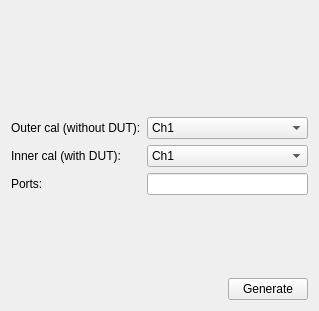
<?xml version="1.0" encoding="UTF-8"?>
<ui version="4.0">
 <class>MainWindow</class>
 <widget class="QMainWindow" name="MainWindow">
  <property name="geometry">
   <rect>
    <x>0</x>
    <y>0</y>
    <width>319</width>
    <height>311</height>
   </rect>
  </property>
  <property name="windowTitle">
   <string>MainWindow</string>
  </property>
  <widget class="QWidget" name="centralWidget">
   <layout class="QVBoxLayout" name="verticalLayout">
    <item>
     <widget class="QLabel" name="schematic">
      <property name="minimumSize">
       <size>
        <width>0</width>
        <height>100</height>
       </size>
      </property>
      <property name="text">
       <string/>
      </property>
     </widget>
    </item>
    <item>
     <widget class="QWidget" name="widget_2" native="true">
      <layout class="QFormLayout" name="formLayout">
       <property name="leftMargin">
        <number>0</number>
       </property>
       <property name="topMargin">
        <number>0</number>
       </property>
       <property name="rightMargin">
        <number>0</number>
       </property>
       <property name="bottomMargin">
        <number>0</number>
       </property>
       <item row="0" column="0">
        <widget class="QLabel" name="label">
         <property name="text">
          <string>Outer cal (without DUT):</string>
         </property>
        </widget>
       </item>
       <item row="0" column="1">
        <widget class="QComboBox" name="outerCal">
         <item>
          <property name="text">
           <string>Ch1</string>
          </property>
         </item>
         <item>
          <property name="text">
           <string>Ch2</string>
          </property>
         </item>
         <item>
          <property name="text">
           <string>Cal Group 1.cal</string>
          </property>
         </item>
         <item>
          <property name="text">
           <string>Nick.cal</string>
          </property>
         </item>
        </widget>
       </item>
       <item row="1" column="0">
        <widget class="QLabel" name="label_2">
         <property name="text">
          <string>Inner cal (with DUT):</string>
         </property>
        </widget>
       </item>
       <item row="1" column="1">
        <widget class="QComboBox" name="innerCal">
         <item>
          <property name="text">
           <string>Ch1</string>
          </property>
         </item>
         <item>
          <property name="text">
           <string>Ch2</string>
          </property>
         </item>
         <item>
          <property name="text">
           <string>Cal Group 1.cal</string>
          </property>
         </item>
         <item>
          <property name="text">
           <string>Nick.cal</string>
          </property>
         </item>
        </widget>
       </item>
       <item row="2" column="0">
        <widget class="QLabel" name="label_3">
         <property name="text">
          <string>Ports:</string>
         </property>
        </widget>
       </item>
       <item row="2" column="1">
        <widget class="QLineEdit" name="ports"/>
       </item>
      </layout>
     </widget>
    </item>
    <item>
     <spacer name="verticalSpacer">
      <property name="orientation">
       <enum>Qt::Vertical</enum>
      </property>
      <property name="sizeHint" stdset="0">
       <size>
        <width>20</width>
        <height>40</height>
       </size>
      </property>
     </spacer>
    </item>
    <item>
     <widget class="QWidget" name="widget" native="true">
      <layout class="QHBoxLayout" name="horizontalLayout">
       <property name="leftMargin">
        <number>0</number>
       </property>
       <property name="topMargin">
        <number>0</number>
       </property>
       <property name="rightMargin">
        <number>0</number>
       </property>
       <property name="bottomMargin">
        <number>0</number>
       </property>
       <item>
        <spacer name="horizontalSpacer">
         <property name="orientation">
          <enum>Qt::Horizontal</enum>
         </property>
         <property name="sizeHint" stdset="0">
          <size>
           <width>212</width>
           <height>20</height>
          </size>
         </property>
        </spacer>
       </item>
       <item>
        <widget class="QPushButton" name="pushButton">
         <property name="text">
          <string>Generate</string>
         </property>
        </widget>
       </item>
      </layout>
     </widget>
    </item>
   </layout>
  </widget>
 </widget>
 <layoutdefault spacing="6" margin="11"/>
 <resources/>
 <connections/>
</ui>
